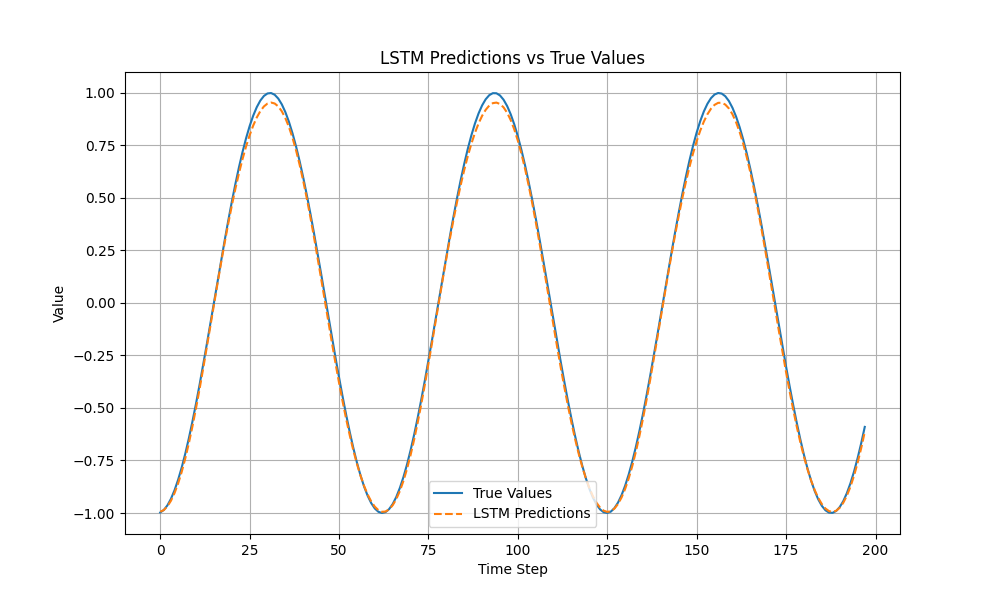

Here is the Python script that generated this plot:
import numpy as np
from keras.models import Sequential
from keras.layers import LSTM, Dense, Dropout
from sklearn.preprocessing import MinMaxScaler
from sklearn.metrics import mean_squared_error
import matplotlib.pyplot as plt

# Example data setup
np.random.seed(0)
data = np.sin(np.linspace(0, 100, 1000))
time_step = 10

# Data preprocessing
scaler = MinMaxScaler(feature_range=(0, 1))
data = scaler.fit_transform(data.reshape(-1, 1))

X, y = [], []
for i in range(len(data) - time_step - 1):
    X.append(data[i:(i + time_step), 0])
    y.append(data[i + time_step, 0])
X = np.array(X)
y = np.array(y)

# Train/test split
train_size = int(len(X) * 0.8)
X_train, X_test = X[:train_size], X[train_size:]
y_train, y_test = y[:train_size], y[train_size:]

# Reshape input to be [samples, time steps, features]
X_train = X_train.reshape(X_train.shape[0], time_step, 1)
X_test = X_test.reshape(X_test.shape[0], time_step, 1)

# Define LSTM model


def lstm_model(params):
    lstm_units = int(params[2])
    model = Sequential()
    model.add(LSTM(units=lstm_units, input_shape=(time_step, 1)))
    model.add(Dropout(0.2))
    model.add(Dense(units=1))
    model.compile(optimizer='adam', loss='mean_squared_error')
    return model


# Example parameters
best_params = [0.001, 32, 60]  # Example: learning rate, batch size, lstm units

# Train the model with best parameters
model = lstm_model(best_params)
model.fit(X_train, y_train, epochs=50,
          batch_size=int(best_params[1]), verbose=0)

# Predict and plot
predictions = model.predict(X_test)
predictions = scaler.inverse_transform(predictions)
y_test_unscaled = scaler.inverse_transform(y_test.reshape(-1, 1))

# Plotting
plt.figure(figsize=(10, 6))
plt.plot(y_test_unscaled, label='True Values')
plt.plot(predictions, label='LSTM Predictions', linestyle='--')
plt.title('LSTM Predictions vs True Values')
plt.xlabel('Time Step')
plt.ylabel('Value')
plt.legend()
plt.grid(True)
plt.show()
